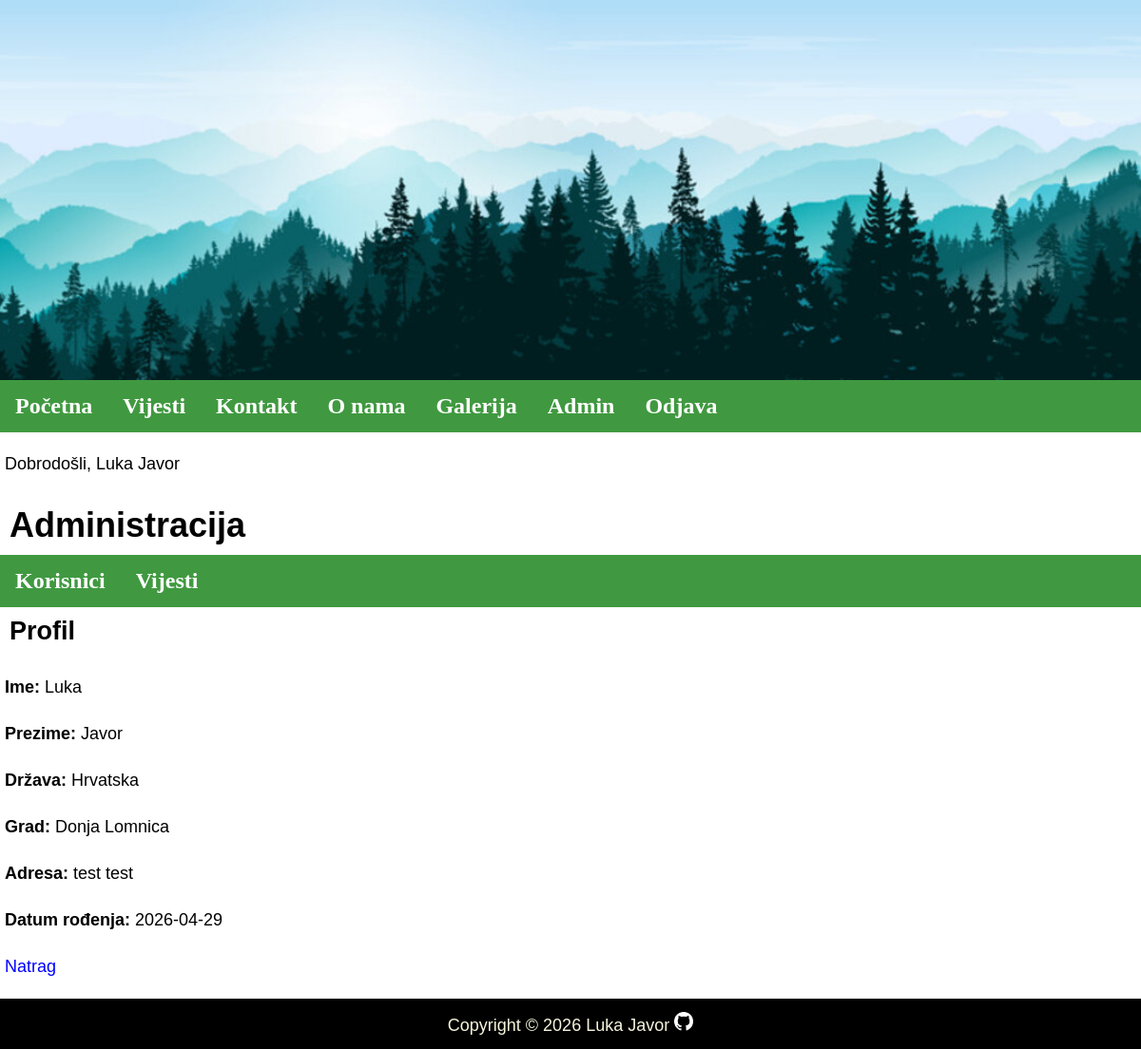
The page /index.php?menu=7&action=1&id=1 (signed in) on the database its author committed.
### tables this page shows
CREATE TABLE `users` (
  `id` int(11) NOT NULL,
  `firstname` varchar(100) NOT NULL,
  `lastname` varchar(100) NOT NULL,
  `email` varchar(150) NOT NULL,
  `password` varchar(255) NOT NULL,
  `country` char(2) NOT NULL,
  `city` varchar(100) DEFAULT NULL,
  `adress` varchar(255) DEFAULT NULL,
  `date` date DEFAULT NULL,
  `role` enum('user','editor','admin') NOT NULL DEFAULT 'user'
);

CREATE TABLE `countries` (
  `country_code` char(2) NOT NULL,
  `country_name` varchar(100) NOT NULL
);

### admin/users.php (the view, shortened to what this page needs)
<?php
	if (isset($_GET['id']) && $_GET['id'] != '') {
		$query  = "SELECT * FROM users";
		$query .= " WHERE id=".$_GET['id'];
		$result = @mysqli_query($MySQL, $query);
		$row = @mysqli_fetch_array($result);
		print '
		<h2>Profil</h2>
		<p><b>Ime:</b> ' . $row['firstname'] . '</p>
		<p><b>Prezime:</b> ' . $row['lastname'] . '</p>';
		$_query  = "SELECT * FROM countries";
		$_query .= " WHERE country_code='" . $row['country'] . "'";
		$_result = @mysqli_query($MySQL, $_query);
		$_row = @mysqli_fetch_array($_result);
		print '
		<p><b>Država:</b> ' .$_row['country_name'] . '</p>
        <p><b>Grad:</b> ' .$row['city'] . '</p>
		<p><b>Adresa:</b> ' .$row['adress'] . '</p>
        <p><b>Datum rođenja:</b> ' .$row['date'] . '</p>
		<p><a href="index.php?menu='.$menu.'&amp;action='.$action.'">Natrag</a></p>';
	}
?>

### stilovi.css (style rules this page uses)
body { text-align: left; font-size: 18px; font-family: Verdana, Geneva, Tahoma, sans-serif; margin: 0; }
h2 { padding: 10px; margin: 0; }
main a { color: blue; text-decoration: none; }
p { padding: 5px; }

### rows shown on the page
users: firstname "Luka", lastname "Javor", city "Donja Lomnica", adress "test test", date "2026-04-29"
countries: country_name "Hrvatska"

### other values the page prints
$_SESSION['message'] "Dobrodošli, Luka Javor"
